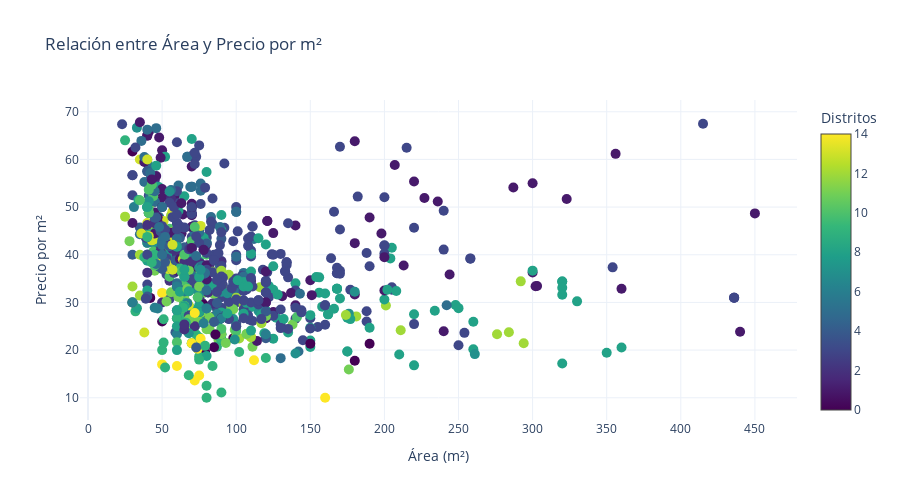

Notebook cell for this chart:
### Code cell
import pandas as pd
import numpy as np
import plotly.graph_objects as go

# Supongamos que df_1 es el DataFrame con los datos cargados
# Filtrar solo los alquileres y precios razonables por m²
MIN_PRECIO_M2 = 10  # Precio mínimo por m² (ajustar según el contexto)
MAX_PRECIO_M2 = 100  # Precio máximo por m² (ajustar según el contexto)

# Filtrar solo los alquileres y precios razonables por m²
df_filtrado = df_1[(df_1["precio_m2"] >= MIN_PRECIO_M2) & (df_1["precio_m2"] <= MAX_PRECIO_M2)]

# Función para eliminar outliers usando el IQR
def eliminar_outliers(df, columna):
    # Calcular el IQR
    Q1 = df[columna].quantile(0.25)
    Q3 = df[columna].quantile(0.75)
    IQR = Q3 - Q1
    
    # Definir los límites superior e inferior
    lim_inf = Q1 - 1.5 * IQR
    lim_sup = Q3 + 1.5 * IQR
    
    # Filtrar los datos eliminando los outliers
    df_filtrado = df[(df[columna] >= lim_inf) & (df[columna] <= lim_sup)]
    
    return df_filtrado

# Eliminar outliers en la columna 'precio_m2'
df_filtrado_sin_outliers = eliminar_outliers(df_filtrado, 'precio_m2')

# Mapeo de los distritos a valores numéricos para la escala de colores
distritos_unicos = df_filtrado_sin_outliers['distrito'].unique()
distrito_mapping = {distrito: idx for idx, distrito in enumerate(distritos_unicos)}

# Agregar los valores mapeados de los distritos a la columna 'distrito_mapped'
df_filtrado_sin_outliers['distrito_mapped'] = df_filtrado_sin_outliers['distrito'].map(distrito_mapping)

# Crear el gráfico de dispersión para ver la relación entre área y precio por m²
fig2 = go.Figure()

# Agregar gráfico de dispersión (scatter plot) con colores basados en los distritos
fig2.add_trace(go.Scatter(
    x=df_filtrado_sin_outliers['area_m2'],
    y=df_filtrado_sin_outliers['precio_m2'],
    mode='markers',
    marker=dict(
        color=df_filtrado_sin_outliers['distrito_mapped'],  # Usamos el valor numérico de cada distrito
        colorscale='Viridis',  # Escala de colores
        size=10,
        colorbar=dict(title="Distritos")  # Agregar barra de colores
    ),
    text=df_filtrado_sin_outliers['distrito'],  # Información adicional que aparece al pasar el ratón
    name='Área vs Precio por m²'
))

# Configuración del gráfico
fig2.update_layout(
    title='Relación entre Área y Precio por m²',
    xaxis_title='Área (m²)',
    yaxis_title='Precio por m²',
    template='plotly_white',
    width=900,
    height=500
)

fig2.show()

fig.write_image("results/Vivienda/relacion_area_precio.pdf")

### Figure 1 — Plotly figure (JSON) as saved in the notebook; plotly's stock layout.template omitted (floating-point values rounded to 4 significant figures; data arrays with more than 128 entries replaced by an {"elided": "..."} marker saying what was removed)
{"data": [{"marker": {"color": {"elided": "861 int values"}, "colorbar": {"title": {"text": "Distritos"}}, "colorscale": [[0, "#440154"], [0.1111, "#482878"], [0.2222, "#3e4989"], [0.3333, "#31688e"], [0.4444, "#26828e"], [0.5556, "#1f9e89"], [0.6667, "#35b779"], [0.7778, "#6ece58"], [0.8889, "#b5de2b"], [1, "#fde725"]], "size": 10}, "mode": "markers", "name": "Área vs Precio por m²", "text": {"elided": "861 str values"}, "type": "scatter", "x": {"elided": "861 int values"}, "y": {"elided": "861 float values"}}], "layout": {"height": 500, "title": {"text": "Relación entre Área y Precio por m²"}, "width": 900, "xaxis": {"title": {"text": "Área (m²)"}}, "yaxis": {"title": {"text": "Precio por m²"}}}}
